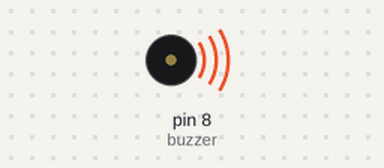
A sketch run on a simulated Arduino Uno, built with avr-gcc and run on an emulated ATmega328P. Shown: buzzer (waves = sounding).

Above: at 0.2 s.
Timing chart, 0 to 3.0 s (numbered marks = the images above):
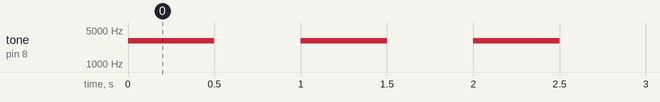

Measured:
- by itself, tone on pin 8 (buzzer): alternates 3000 Hz for 0.50 s and silent for 0.50 s

The sketch:

BUZZER.ino
```cpp
int buzzer = 8;
void setup() {
  pinMode(buzzer,OUTPUT);

}

void loop() {
  tone(buzzer,3000);
  delay(500);
  noTone(buzzer);
  delay(500);
}
```
